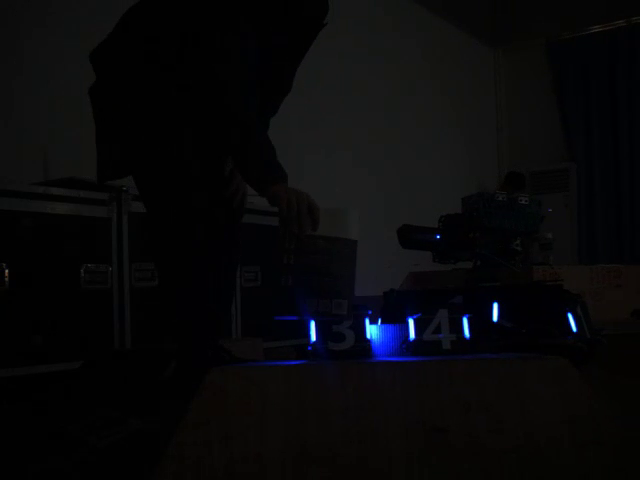
#> input picture frame 168 of data/armor/装甲板_蓝.mp4, 640 x 480 px, given in place of the camera
$ python capture_calibration.py
#> lines starting #> are read from the running program, lines starting #| are printed output that depends on the picture
"""Capture 20 checkerboard views from a USB camera for camera calibration."""
from datetime import datetime
from pathlib import Path
import argparse
import cv2


ROOT = Path(__file__).resolve().parents[1]
BASE_OUT = ROOT / "outputs" / "calibration_images"
PATTERN = (8, 6)  # inner corners: columns, rows
TARGET = 20
MINIMUM = 15


def main():
    parser = argparse.ArgumentParser()
    parser.add_argument("--camera", type=int, default=1, help="USB camera index (default: 1)")
    args = parser.parse_args()

    session = datetime.now().strftime("session-%Y%m%d-%H%M%S")
    out = BASE_OUT / session
    out.mkdir(parents=True, exist_ok=False)

    cap = cv2.VideoCapture(args.camera)
    if not cap.isOpened():
        raise SystemExit(f"无法打开相机索引 {args.camera}。请检查相机占用，或用 --camera 0/2 重试。")

    count = 0
    print("将棋盘格完整放入画面。按空格保存一张（需检测到全部 8×6 内角点）；按 q 在至少 15 张后结束。")
    print("请让棋盘出现在画面不同位置，并改变距离、倾斜方向和旋转角度；避免只在正中间拍正面。")
    window = "USB camera calibration | SPACE capture | q finish"
    while count < TARGET:
        ok, frame = cap.read()
#> frame is the input picture: shape (480, 640, 3); mean B, G, R 10.1, 8.5, 8.4
        if not ok:
            print("相机读取失败。")
            break
        gray = cv2.cvtColor(frame, cv2.COLOR_BGR2GRAY)
        found, corners = cv2.findChessboardCorners(
            gray, PATTERN,
            cv2.CALIB_CB_ADAPTIVE_THRESH | cv2.CALIB_CB_NORMALIZE_IMAGE,
        )
#> found = False; corners = None
        view = frame.copy()
        if found:
            cv2.drawChessboardCorners(view, PATTERN, corners, found)
        cv2.putText(view, f"Captured {count}/{TARGET} (minimum {MINIMUM})", (18, 34),
                    cv2.FONT_HERSHEY_SIMPLEX, 0.75, (0, 255, 0), 2)
        cv2.putText(view, "SPACE: capture   q: finish after 15", (18, 66),
                    cv2.FONT_HERSHEY_SIMPLEX, 0.65, (0, 255, 255), 2)
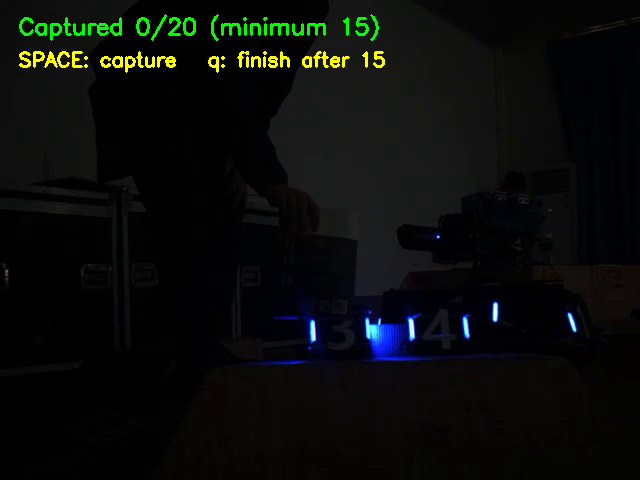
#> view: shape (480, 640, 3); mean B, G, R 10, 12, 10
        cv2.imshow(window, view)
        key = cv2.waitKey(1) & 0xFF
#> (key q is pressed here)
        if key == ord("q"):
            if count >= MINIMUM:
                break
            print(f"目前只有 {count} 张，请至少采集 {MINIMUM} 张。")
        elif key == 32:
            if not found:
                print("未识别到完整棋盘格，请调整位置、距离或光线后再拍。")
                continue
            path = out / f"view_{count + 1:02d}.png"
            cv2.imwrite(str(path), frame)
            count += 1
            print(f"已保存 {count}/{TARGET}: {path}")
            cv2.waitKey(180)

    cap.release()
    cv2.destroyAllWindows()
    print(f"采集结束：{count} 张，目录：{out}")
    if count < MINIMUM:
        print(f"还需要至少 {MINIMUM - count} 张才可标定。")
    else:
        print("现在可以运行 work/calibrate.py 计算结果。")


if __name__ == "__main__":
    main()

$ run again, starting later in the video
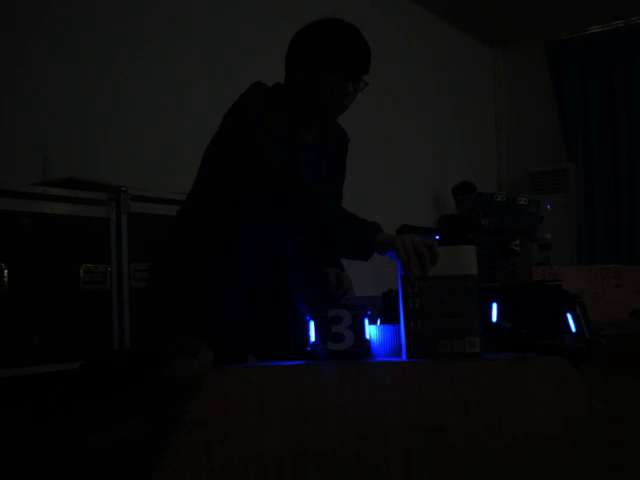
#> input picture frame 757 of data/armor/装甲板_蓝.mp4, 640 x 480 px, given in place of the camera
#> in main, frame is the input picture: shape (480, 640, 3); mean B, G, R 10.7, 9.1, 9
#> found = False; corners = None
#> in main, `cv2.putText(view, "SPACE: capture   q: finish after 15", (18, 66), cv2..`:
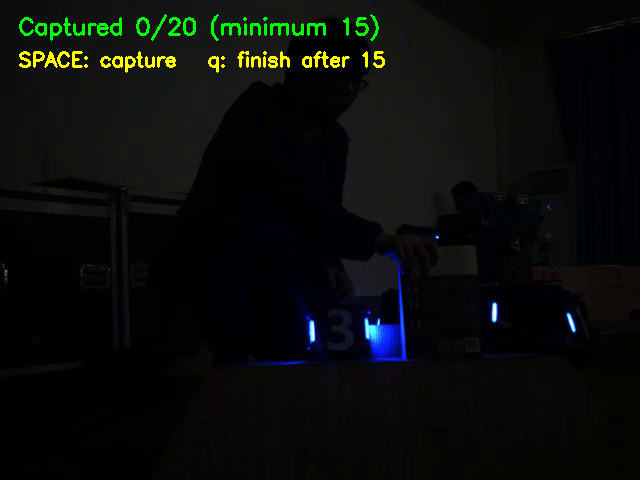
#> view: shape (480, 640, 3); mean B, G, R 10.4, 12.5, 10.5

$ run again, starting later in the video
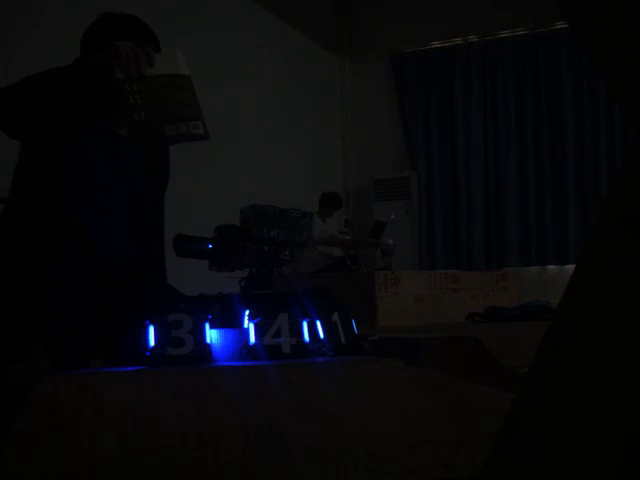
#> input picture frame 1347 of data/armor/装甲板_蓝.mp4, 640 x 480 px, given in place of the camera
#> in main, frame is the input picture: shape (480, 640, 3); mean B, G, R 10.6, 8.1, 7.8
#> in main, `gray = cv2.cvtColor(frame, cv2.COLOR_BGR2GRAY)`:
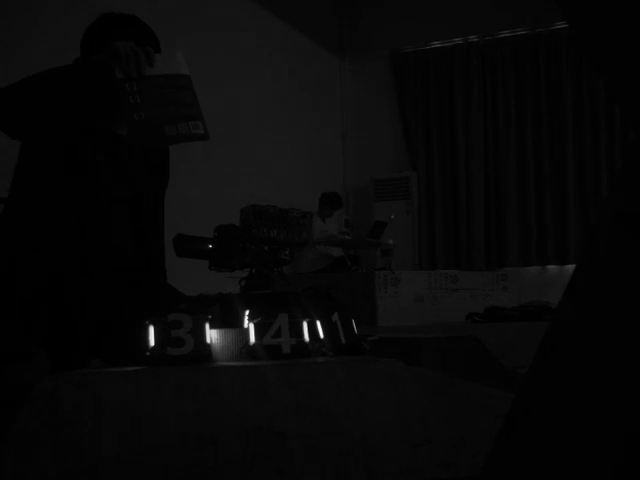
#> gray: shape (480, 640); min 0, max 253, mean 8.2
#> found = False; corners = None
#> in main, `cv2.putText(view, "SPACE: capture   q: finish after 15", (18, 66), cv2..`:
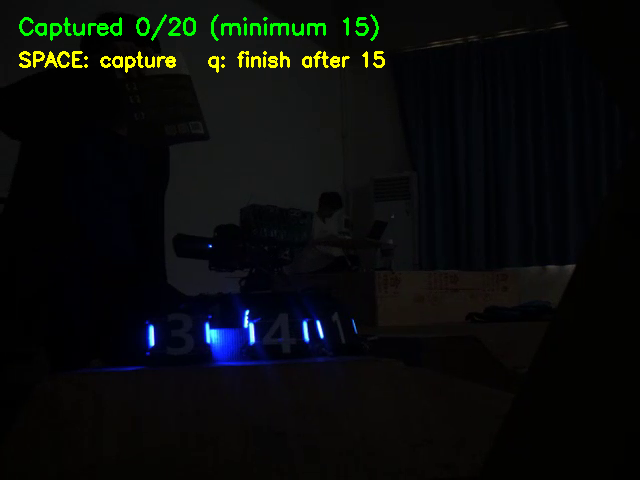
#> view: shape (480, 640, 3); mean B, G, R 10.4, 11.5, 9.4
